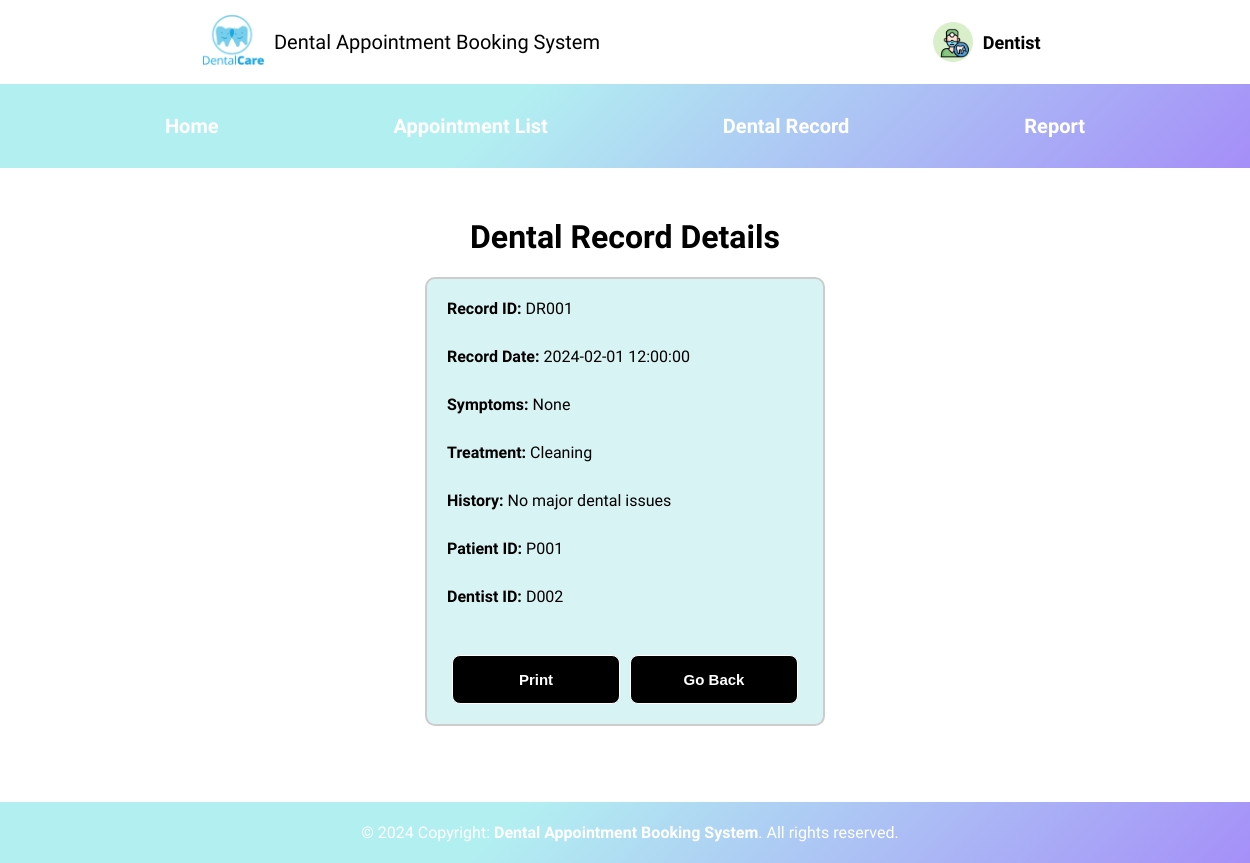
/Dentist/dentist_view_dental_record.php?id=DR001, run on the app's committed database.
### tables this page shows
CREATE TABLE IF NOT EXISTS DentalRecord(
recordID VARCHAR(10) PRIMARY KEY,
recordDate TIMESTAMP,
symptoms VARCHAR(20),
treatment VARCHAR(20),
history VARCHAR(50),
patientID VARCHAR(10),
dentistID VARCHAR(10),
appointmentID VARCHAR(10),
FOREIGN KEY (patientID) REFERENCES Patient(patientID),
FOREIGN KEY (dentistID) REFERENCES Dentist(dentistID),
FOREIGN KEY (appointmentID) REFERENCES Appointment(appointmentID)
);

### Dentist/dentist_view_dental_record.php (the view, shortened to what this page needs)
<!DOCTYPE html>
<html>
<head>
	<link rel="stylesheet" href="../style.css">
	<link rel="stylesheet" href="https://cdnjs.cloudflare.com/ajax/libs/font-awesome/4.7.0/css/font-awesome.min.css">
</head>
<body>
<?php
include "../config.php";
include('Dentist.php');
if((isset($_GET['id']))){
    $id=$_GET['id'];
} else if ((isset($_POST['id']))){
    $id=$_POST['id'];
}else{
    echo '<p>This page has been accessed in error.</p>';
    include('../footer.php');
    exit();
}
$q1 = "SELECT * FROM dentalrecord WHERE recordID='$id'";
if($r=mysqli_query($conn,$q1)){
    if(mysqli_num_rows($r)==1){
        $row=mysqli_fetch_array($r);
        echo '<h1 style="text-align: center; margin-top: 50px;">Dental Record Details</h1>';
        echo '<div class="outer-user-table">
        <div class="user-table">
        <label><span class="profile"> Record ID: </span>'. $row['recordID'].'</label><br>
        <label><span class="profile"> Record Date: </span>'. $row['recordDate'].'</label><br>
        <label><span class="profile"> Symptoms: </span>'. $row['symptoms'].'</label><br>
        <label><span class="profile"> Treatment: </span>'. $row['treatment'].'</label><br>
        <label><span class="profile"> History: </span>'. $row['history'].'</label><br>
        <label><span class="profile"> Patient ID: </span>'. $row['patientID'].'</label><br>
        <label><span class="profile"> Dentist ID: </span>'. $row['dentistID'].'</label><br>';
        echo '<div style="display: flex; justify-content:center; align-items: center;">';
        echo '<button class="insert-button" style="align:" onclick="window.print()">Print</button>';
        echo '<button class="insert-button" style="align:" onclick="history.back()">Go Back</button>';
        echo '<br>';
        echo '</div>';
        echo '</div> </div>';
    }echo '<br><br><br><br>';
}
include ('../footer.php');
?>
</body>
</html>

### style.css (style rules this page uses)
body { font-family: "Reem Kufi", sans-serif; font-optical-sizing: auto; font-weight: 300; font-style: normal; margin: 0; scroll-behavior: smooth; }

### Dentist/dentist_view_dental_record.php (style rules this page uses)
body { font-family: "Reem Kufi"; }
h1 { text-align: center; margin-top: 30px; }
.outer-user-table { display: flex; justify-content: center; margin-top: 20px; }
.user-table { background-color: #D8F3F4; border: 2px solid #ccc; padding: 20px; border-radius: 10px; width: 400px; box-sizing: border-box; }
.profile { font-weight: bold; }
label { display: block; margin-bottom: 10px; }
button.insert-button { font-size: 15px; width: 100%; color: white; background-color: black; border: 1px solid white; padding: 15px; border-radius: 8px; cursor: pointer; font-weight: bold; margin-top: 20px; margin-left: 5px; margin-right: 5px; }

### data on the page
dentalrecord: recordID "DR001", recordDate "2024-02-01 12:00:00", symptoms "None", treatment "Cleaning", history "No major dental issues", patientID "P001", dentistID "D002"
